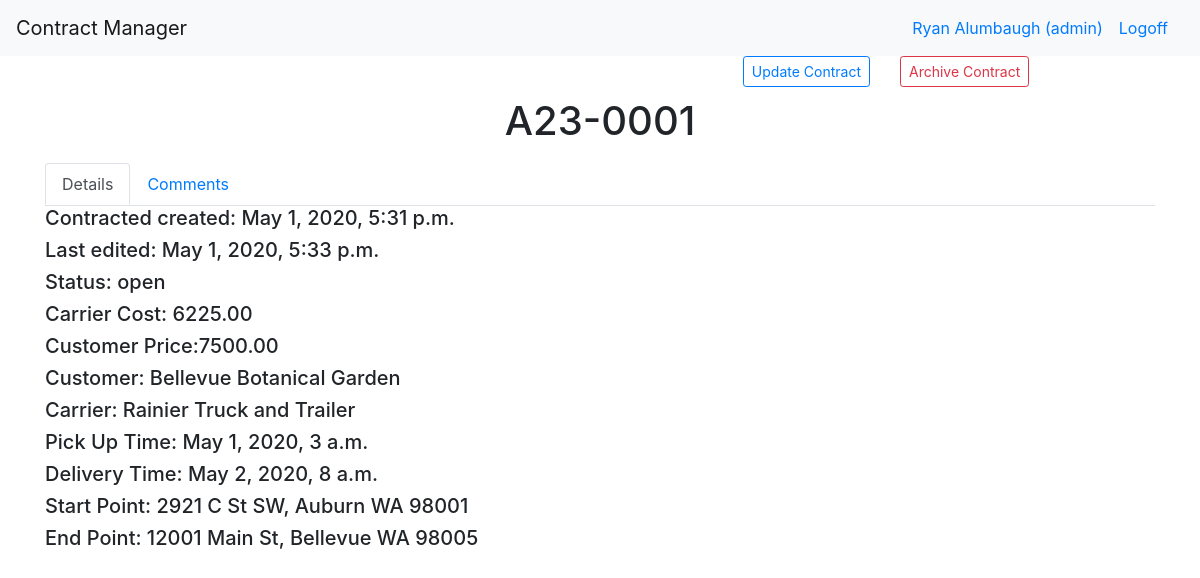
/dashboard/contract/12 (signed in), run on the app's committed database.
### login_app/models.py (models this page shows)
class User(models.Model):
    first_name = models.CharField(max_length=255)
    last_name = models.CharField(max_length=255)
    email = models.CharField(max_length=255)
    level = models.IntegerField(default=1)
    password = models.CharField(max_length=100)
    created_at = models.DateTimeField(auto_now_add=True)
    updated_at = models.DateTimeField(auto_now=True)
    objects = UserManager()

### manager_app/models.py (models this page shows)
class Contract(models.Model):
    trip_number= models.CharField(max_length=45, null=True)
    archived= models.BooleanField(default=False)
    status= models.CharField(max_length=255)
    carrier_cost= models.DecimalField(decimal_places= 2, max_digits=8,  default=Decimal(0))
    customer_price= models.DecimalField(decimal_places= 2,max_digits=8, default=Decimal(0))
    customer = models.ForeignKey(Customer, related_name="contracts", on_delete=models.SET_NULL, blank=True, null=True)
    carrier = models.ForeignKey(Carrier, related_name="contracts", on_delete=models.SET_NULL, blank=True, null=True)
    pick_up_time= models.DateTimeField()
    delivery_time= models.DateTimeField()
    created_at= models.DateTimeField(auto_now_add=True)
    updated_at= models.DateTimeField(auto_now=True)

class Customer(models.Model):
    archived= models.BooleanField(default=False)
    name= models.CharField(max_length=255)
    website= models.CharField(max_length=255)
    address=models.OneToOneField(Address, related_name="customer_address", on_delete=models.CASCADE, null=True)
    completed_contracts= models.IntegerField(default=0)
    open_contracts= models.IntegerField(default=0)
    email= models.CharField(max_length=255)
    created_at= models.DateTimeField(auto_now_add=True)
    updated_at= models.DateTimeField(auto_now=True)

class Carrier(models.Model):
    archived= models.BooleanField(default=False)
    name= models.CharField(max_length=255)
    website= models.CharField(max_length=255, null=True)
    address=models.OneToOneField(Address, related_name="carrier_address", on_delete=models.CASCADE, null=True)
    completed_contracts= models.IntegerField(default=0)
    open_contracts= models.IntegerField(default=0)
    email= models.CharField(max_length=255)
    created_at= models.DateTimeField(auto_now_add=True)
    updated_at= models.DateTimeField(auto_now=True)

class Route(models.Model):
    created_at= models.DateTimeField(auto_now_add=True)
    updated_at= models.DateTimeField(auto_now=True)
    start= models.ForeignKey(Address, related_name='start_route', on_delete=models.DO_NOTHING)
    end= models.ForeignKey(Address, related_name='end_route', on_delete=models.DO_NOTHING)
    contract= models.OneToOneField(Contract, related_name='route', on_delete=models.CASCADE)

class Address(models.Model):
    name= models.CharField(max_length=255)
    street= models.CharField(max_length=255)
    city= models.CharField(max_length=255)
    state= models.CharField(max_length=2)
    zip_code= models.CharField(max_length=15)
    created_at= models.DateTimeField(auto_now_add=True)
    updated_at= models.DateTimeField(auto_now=True)

### manager_app/views.py (the view)
# urls.py: path("/contract/<int:contract_id>", views.contract, name="contract_detail"),
def contract(request, contract_id):
    if "user_id" not in request.session:
        return redirect("/")
    elif request.session["user_id"] == None:
        return redirect("/")
    try:
        contract= Contract.objects.get(id=contract_id)
    except:
        return redirect(f"/dashboard")
    contract=models.Contract.objects.get(id=contract_id)
    carriers=models.Carrier.objects.all()
    customers=models.Customer.objects.all()
    routes=models.Route.objects.all()
    context={
        'contract':contract,
        'allcontracts':models.Contract.objects.all(),
        'allcarriers': carriers,
        'allcustomers':customers,
        'comments':contract.comments.all(),
        "user": logged_user(request)
    }
    return render(request, 'contract.html',context)

### manager_app/views.py (called while the page is built)
def logged_user(request):
    return User.objects.filter(id=request.session["user_id"])[0]

### manager_app/templates/contract.html (shortened to what this page needs)
<!doctype html>
<html lang="en">
  <head>
    {% load static %}
    <link rel="stylesheet" type="text/css" href="{% static 'bootstrap.css' %}">
</head>
<body>
    <nav class="navbar navbar-expand-md navbar-light bg-light">
        <a class="navbar-brand" href="/">Contract Manager</a>
        <div class="collapse navbar-collapse" id="navbarSupportedContent">
        {% if request.session.user_id == None %}
          <a class="navbar-nav mr-auto nav-link disabled" href="/users"></a>
          <a class="navbar-nav mr-lg-2 nav-link" href="/login">Signin</a>
        {% else %}
          <a class="navbar-nav mr-auto nav-link" href="#"></a>
          <a class="navbar-nav mr-sm-0 nav-link" href="#">{{user.first_name}} {{user.last_name}} (admin)</a>
          <a class="navbar-nav mr-sm-0 nav-link" href="/logout">Logoff</a>
        {% endif %}
        </div>
      </nav>
    <div class="container">
        <div class="row">
            <div class="col-3 offset-6 text-right">
              <button class="btn btn-outline-primary btn-sm" data-toggle="modal" data-target="#edit_contract">Update Contract</button>
            </div>
            <div class="col-3 text-left">
              {% if contract.archived == False %}
              <button class="btn btn-outline-danger btn-sm" data-toggle="modal" data-target="#archive_contract">Archive Contract</button>
              {% else %}
              <button class="btn btn-outline-success btn-sm" data-toggle="modal" data-target="#archive_contract">Restore Contract</button>
              {% endif %}
            </div>
          </div>
        <div class="row top_row">
          <div class="col-12 text-center">
            <h1>{{contract.trip_number}}</h1>
          </div>
        </div>
        <div class="row">
          <div class ="col-12 table_nav">
            <ul class="nav nav-tabs" id="myTab" role="tablist">
              <li class="nav-item">
                <a class="nav-link active" id="details-tab" data-toggle="tab" href="#details" role="tab" aria-controls="details" aria-selected="true">Details</a>
              </li>
              <li>
                <a class="nav-link" id="comments-tab" data-toggle="tab" href="#comments" role="tab" aria-controls="comments" aria-selected="false">Comments</a>
              </li>
            </ul>
            <div class="tab-content" id="myTabContent">
              <div class="tab-pane fade show active" id="details" role="tabpanel" aria-labelledby="details-tab">
                <h5>Contracted created: {{contract.created_at}}</h5>
                <h5>Last edited: {{contract.updated_at}}</h5>
                <h5>Status: {{contract.status}}</h5>
                <h5>Carrier Cost: {{contract.carrier_cost}}</h5>
                <h5>Customer Price:{{contract.customer_price}}</h5>
                <h5>Customer: {{contract.customer.name}}</h5>
                <h5>Carrier: {{contract.carrier.name}}</h5>
                <h5>Pick Up Time: {{contract.pick_up_time}}</h5>
                <h5>Delivery Time: {{contract.delivery_time}}</h5>
                <h5>Start Point: {{contract.route.start.street}}, {{contract.route.start.city}} {{contract.route.start.state}} {{contract.route.start.zip_code}}</h5>
                <h5>End Point: {{contract.route.end.street}}, {{contract.route.end.city}} {{contract.route.end.state}} {{contract.route.end.zip_code}}</h5>
              </div>
            </div>
          </div>
        </div>
      </div>
    <link rel="stylesheet" href="https://cdnjs.cloudflare.com/ajax/libs/tempusdominus-bootstrap-4/5.0.1/css/tempusdominus-bootstrap-4.min.css" />
    <link href="https://unpkg.com/gijgo@1.9.13/css/gijgo.min.css" rel="stylesheet" type="text/css" />
  </body>
</html>
</body>
</html>

### manager_app/templates/contract.html (style rules this page uses)
.top_row { margin-top: 10px; margin-bottom: 10px; }
.table_nav { margin-bottom: 5px; }

### data on the page
User: first_name "Ryan", last_name "Alumbaugh"
Contract: trip_number "A23-0001", created_at "May 1, 2020, 5:31 p.m.", updated_at "May 1, 2020, 5:33 p.m.", status "open", carrier_cost "6225.00", customer_price "7500.00", customer.name "Bellevue Botanical Garden", carrier.name "Rainier Truck and Trailer", pick_up_time "May 1, 2020, 3 a.m.", delivery_time "May 2, 2020, 8 a.m.", route.start.street "2921 C St SW", route.start.city "Auburn", route.start.state "WA", route.start.zip_code "98001", route.end.street "12001 Main St", route.end.city "Bellevue", route.end.state "WA", route.end.zip_code "98005"
